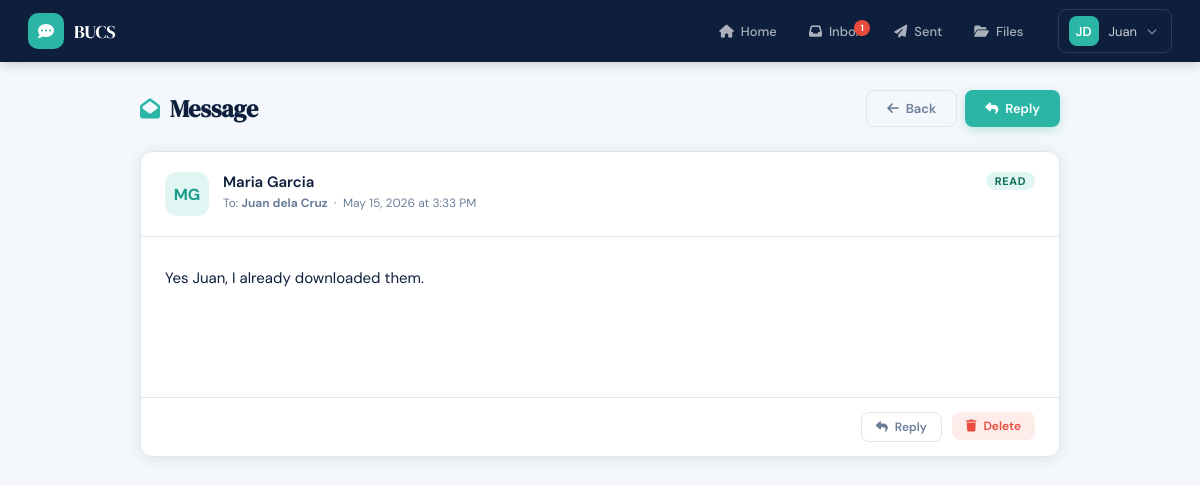
Screenshot of /user/view_message.php?id=2 (signed in) with the database file from the repository.
### tables this page shows
CREATE TABLE IF NOT EXISTS messages (
    mess_id     INT AUTO_INCREMENT PRIMARY KEY,
    sender_id   VARCHAR(20)  NOT NULL,
    receiver    VARCHAR(20)  NOT NULL,   
    message     TEXT         NOT NULL,
    status      ENUM('sent','read','deleted') DEFAULT 'sent',
    sent_at     DATETIME DEFAULT CURRENT_TIMESTAMP,
    FOREIGN KEY (sender_id) REFERENCES users(id_no) ON DELETE CASCADE,
    FOREIGN KEY (receiver)  REFERENCES users(id_no) ON DELETE CASCADE
);

CREATE TABLE IF NOT EXISTS users (
    id_no       VARCHAR(20) PRIMARY KEY,
    fname       VARCHAR(50)  NOT NULL,
    mname       VARCHAR(50),
    lname       VARCHAR(50)  NOT NULL,
    uname       VARCHAR(50)  NOT NULL UNIQUE,
    pwd         VARCHAR(255) NOT NULL,
    created_at  DATETIME DEFAULT CURRENT_TIMESTAMP
);

### user/view_message.php (the view, shortened to what this page needs)
<?php
include 'layout.php';
$db  = getDB();
$uid = $me['id_no'];
$id  = (int)($_GET['id'] ?? 0);
$res = $db->query("
    SELECT m.*, u1.fname sf, u1.lname sl, u2.fname rf, u2.lname rl
    FROM messages m
    JOIN users u1 ON m.sender_id = u1.id_no
    JOIN users u2 ON m.receiver  = u2.id_no
    WHERE m.mess_id=$id AND (m.receiver='$uid' OR m.sender_id='$uid')
    LIMIT 1");
$m = $res->fetch_assoc();
if ($m['receiver'] === $uid && $m['status'] === 'sent') {
    $m['status'] = 'read';
}
$is_mine = $m['sender_id'] === $uid;
?>
<div class="page-wrap">
  <div class="page-head">
    <h1><i class="fa fa-envelope-open"></i> Message</h1>
    <div style="display:flex;gap:8px;">
      <a href="<?= $is_mine ? 'sent.php' : 'inbox.php' ?>" class="btn btn-ghost"><i class="fa fa-arrow-left"></i> Back</a>
      <a href="compose.php?reply=<?= $is_mine ? $m['receiver'] : $m['sender_id'] ?>" class="btn btn-primary">
        <i class="fa fa-reply"></i> Reply
      </a>
    </div>
  </div>
  <div class="card">
    <div style="padding:20px 24px;border-bottom:1px solid var(--border);display:flex;gap:14px;align-items:flex-start;flex-wrap:wrap;">
      <div style="width:44px;height:44px;background:var(--teal-lt);border-radius:12px;display:grid;place-items:center;flex-shrink:0;font-size:16px;font-weight:700;color:var(--teal-dk)">
        <?= strtoupper(substr($m['sf'],0,1).substr($m['sl'],0,1)) ?>
      </div>
      <div style="flex:1;min-width:0;">
        <div style="font-weight:600;font-size:15px;color:var(--navy)">
          <?= htmlspecialchars($m['sf'].' '.$m['sl']) ?>
        </div>
        <div style="font-size:12px;color:var(--muted);margin-top:3px;">
          <span>To: <strong><?= htmlspecialchars($m['rf'].' '.$m['rl']) ?></strong></span>
          &nbsp;·&nbsp;
          <span><?= date('F j, Y \a\t g:i A', strtotime($m['sent_at'])) ?></span>
        </div>
      </div>
      <span class="badge badge-<?= $m['status'] ?>"><?= ucfirst($m['status']) ?></span>
    </div>
    <div style="padding:28px 24px;min-height:160px;">
      <p style="font-size:15px;line-height:1.75;color:var(--text);white-space:pre-wrap;"><?= htmlspecialchars($m['message']) ?></p>
    </div>
    <div style="padding:14px 24px;border-top:1px solid var(--border);display:flex;gap:10px;justify-content:flex-end;">
      <a href="compose.php?reply=<?= $is_mine ? $m['receiver'] : $m['sender_id'] ?>"
         class="btn btn-ghost btn-sm"><i class="fa fa-reply"></i> Reply</a>
      <?php if ($m['receiver'] === $uid || $m['sender_id'] === $uid): ?>
      <form method="POST" onsubmit="return confirm('Delete this message?')">
        <button name="delete" class="btn btn-danger btn-sm"><i class="fa fa-trash"></i> Delete</button>
      </form>
      <?php endif; ?>
    </div>
  </div>
</div>
</body></html>

### user/layout.php (style rules this page uses)
*,*::before,*::after { box-sizing:border-box;margin:0;padding:0 }
:root { --navy:#0d1f3c;--blue:#1a3a6b;--teal:#2ab5a5;--teal-dk:#1a9d8e; --teal-lt:#e1f5f3;--text:#0d1f3c;--muted:#6b7f9a; --border:#dde6f0;--bg:#f4f7fb;--white:#fff; --error:#e74c3c;--success:#27ae60;--warn:#f39c12; --nav-h:62px;--radius:12px; --shadow:0 2px 16px rgba(13,31,60,.09); --shadow-lg:0 6px 32px rgba(13,31,60,.14); }
html { font-size:14px; }
body { font-family:'DM Sans',sans-serif;background:var(--bg);color:var(--text);min-height:100vh; }
.page-wrap { max-width:960px;margin:0 auto;padding:28px 20px; }
.page-head { display:flex;align-items:center;justify-content:space-between; margin-bottom:24px;gap:12px;flex-wrap:wrap; }
.page-head h1 { font-family:'DM Serif Display',serif; font-size:24px;color:var(--navy); display:flex;align-items:center;gap:10px; }
.page-head h1 i { color:var(--teal);font-size:20px; }
.card { background:var(--white);border-radius:var(--radius); border:1px solid var(--border);box-shadow:var(--shadow);overflow:hidden; }
.btn { display:inline-flex;align-items:center;gap:7px; padding:9px 20px;border-radius:8px;border:none; font-family:inherit;font-size:13px;font-weight:600; cursor:pointer;transition:all .15s;text-decoration:none; }
.btn-primary { background:var(--teal);color:#fff;box-shadow:0 3px 10px rgba(42,181,165,.28); }
.btn-ghost { background:transparent;color:var(--muted);border:1.5px solid var(--border); }
.btn-sm { padding:6px 14px;font-size:12px; }
.btn-danger { background:#fdecea;color:var(--error); }
.badge { display:inline-block;padding:2px 9px;border-radius:20px; font-size:11px;font-weight:700;text-transform:uppercase;letter-spacing:.05em; }
.badge-read { background:var(--teal-lt);color:#0f6e56; }

### rows the page displays
messages: sender.lname "MG", sender.lname "Maria Garcia", receiver.lname "Juan dela Cruz", sent_at "May 15, 2026 at 3:33 PM", message "Yes Juan, I already downloaded them."

### other values shown
$unread "1"
substr($me['fname'],0,1).substr($me['lname'],0,1) "JD"
$me['fname'] "Juan"
$m['status'] "READ"
